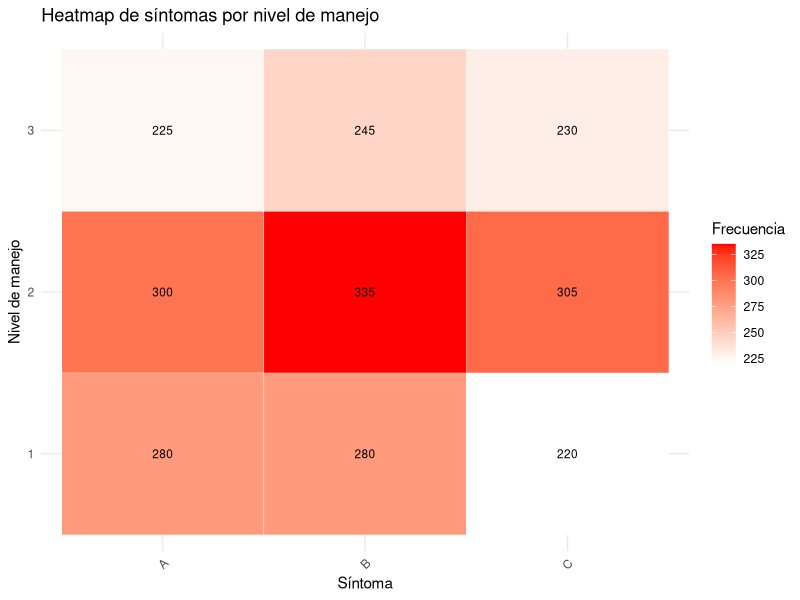
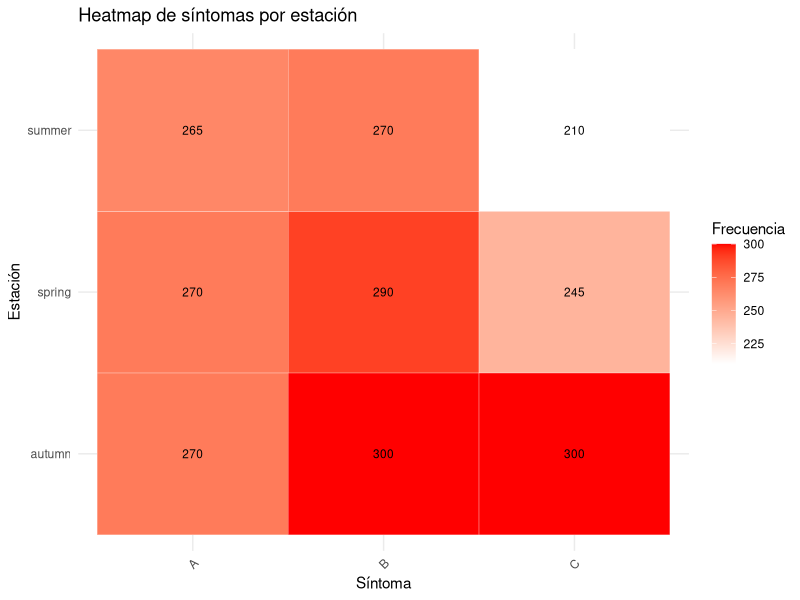
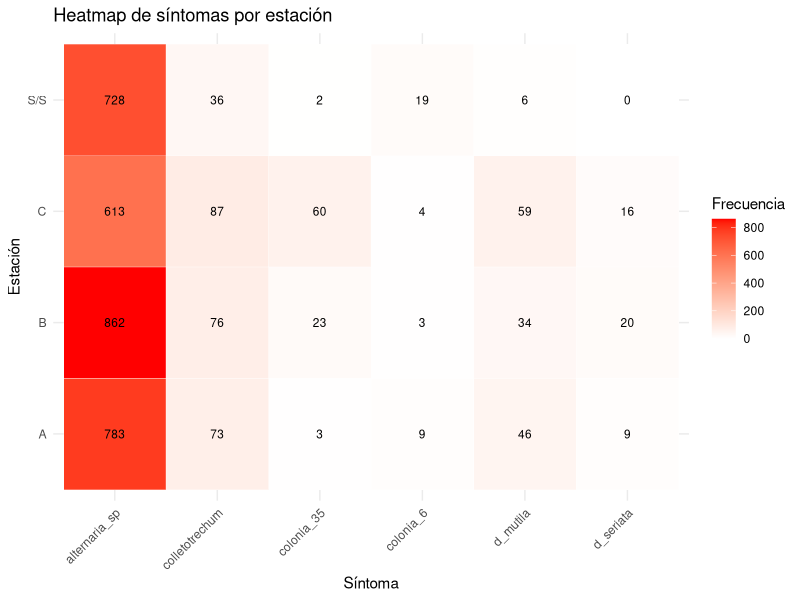

Write the R code that produced these figures, in order.
library(tidyverse)
library(FactoMineR)
library(gplots)
library(classInt)
library(emmeans)
library(multcompView)
library(multcomp)
library(reshape2)

#leer tabla original (hice algunas modificaciones agregando 0s)
tabla <- readxl::read_excel("tablas/relevamiento.xlsx")

######################################

freq_t5 <- tabla %>%
  filter(sintoma != "S/S") %>% 
  mutate(nivel_manejo = as.factor(nivel_manejo)) %>% 
  group_by(nivel_manejo, sintoma) %>%
  summarise(freq = sum(`Dardos recolectados por síntoma`))

# Convertís a tabla cruzada (matriz de contingencia)
dt_5 <- xtabs(freq ~ nivel_manejo + sintoma, data = freq_t5)

# Test chi²
test <- chisq.test(dt_5)
chi2_val <- round(test$statistic, 2)
p_valor <- round(test$p.value, digits = 4)
print(test)

# Convertir tabla cruzada a data frame largo
df_heat <- as.data.frame(as.table(dt_5))

# Graficar heatmap
jpeg("graf/heatmal_estacion.jpeg", width = 4000, height = 3000, res = 800)
ggplot(df_heat, aes(x = sintoma, y = nivel_manejo, fill = Freq)) +
  geom_tile(color = "white") +
  scale_fill_gradient(low = "white", high = "red") +
  geom_text(aes(label = Freq), color = "black", size = 3) +
  labs(
    title = "Heatmap de síntomas por nivel de manejo",
    x = "Síntoma",
    y = "Nivel de manejo",
    fill = "Frecuencia"
  ) +
  theme_minimal() +
  theme(axis.text.x = element_text(angle = 45, hjust = 1))
dev.off()

# Lista de síntomas únicos
sintomas <- unique(freq_t5$sintoma)

# Iterar sobre cada síntoma
for (s in sintomas) {
  cat("\n\n### Síntoma:", s, "###\n")
  
  # Filtrar datos para ese síntoma
  datos_s <- freq_t5 %>% filter(sintoma == s)
  
  if (n_distinct(datos_s$nivel_manejo) > 1) {
    # Crear tabla cruzada
    tabla_s <- xtabs(freq ~ nivel_manejo, data = datos_s)
    
    # Test chi-cuadrado
    test <- suppressWarnings(chisq.test(tabla_s))  # suppressWarnings para valores esperados < 5
    chi2_val <- round(test$statistic, 2)
    p_valor <- signif(test$p.value, 3)
    
    cat(paste("Chi² =", chi2_val, "| p =", p_valor, "\n"))
    
    # Modelo GLM
    modelo <- glm(freq ~ nivel_manejo, family = "poisson", data = datos_s)
    emm <- emmeans(modelo, ~ nivel_manejo)
    cld_result <- cld(emm, Letters = letters)
    
    print(cld_result)
  } else {
    cat("No hay suficientes estaciones para comparar.\n")
  }
}

######################################
freq_t6 <- tabla %>%
  filter(sintoma != "S/S") %>% 
  group_by(estacion, sintoma) %>%
  summarise(freq = sum(`Dardos recolectados por síntoma`))

# Convertís a tabla cruzada (matriz de contingencia)
dt_6 <- xtabs(freq ~ estacion + sintoma, data = freq_t6)

# Test chi²
test <- chisq.test(dt_6)
chi2_val <- round(test$statistic, 2)
p_valor <- round(test$p.value, digits = 4)
print(test)

# Convertir tabla cruzada a data frame largo
df_heat <- as.data.frame(as.table(dt_6))

# Graficar heatmap
jpeg("graf/heatmal_estacion.jpeg", width = 4000, height = 3000, res = 800)
ggplot(df_heat, aes(x = sintoma, y = estacion, fill = Freq)) +
  geom_tile(color = "white") +
  scale_fill_gradient(low = "white", high = "red") +
  geom_text(aes(label = Freq), color = "black", size = 3) +
  labs(
    title = "Heatmap de síntomas por estación",
    x = "Síntoma",
    y = "Estación",
    fill = "Frecuencia"
  ) +
  theme_minimal() +
  theme(axis.text.x = element_text(angle = 45, hjust = 1))
dev.off()

# Lista de síntomas únicos
sintomas <- unique(freq_t6$sintoma)

# Iterar sobre cada síntoma
for (s in sintomas) {
  cat("\n\n### Síntoma:", s, "###\n")
  
  # Filtrar datos para ese síntoma
  datos_s <- freq_t6 %>% filter(sintoma == s)
  
  if (n_distinct(datos_s$estacion) > 1) {
    # Crear tabla cruzada
    tabla_s <- xtabs(freq ~ estacion, data = datos_s)
    
    # Test chi-cuadrado
    test <- suppressWarnings(chisq.test(tabla_s))  # suppressWarnings para valores esperados < 5
    chi2_val <- round(test$statistic, 2)
    p_valor <- signif(test$p.value, 3)
    
    cat(paste("Chi² =", chi2_val, "| p =", p_valor, "\n"))
    
    # Modelo GLM
    modelo <- glm(freq ~ estacion, family = "poisson", data = datos_s)
    emm <- emmeans(modelo, ~ estacion)
    cld_result <- cld(emm, Letters = letters)
    
    print(cld_result)
  } else {
    cat("No hay suficientes estaciones para comparar.\n")
  }
}


#### tabla 2 ####
tabla

freq_t7 <- tabla %>%
  mutate(sintoma = as.factor(sintoma)) %>% 
  group_by(sintoma) %>%
  summarise_at(vars(alternaria_sp, colletotrechum, colonia_6, colonia_35, 
                    d_mutila, d_seriata), sum) %>% 
  pivot_longer(cols = 2:7, names_to = "sp", values_to = "freq")


# Convertís a tabla cruzada (matriz de contingencia)
dt_7 <- xtabs(freq ~ sintoma + sp, data = freq_t7)


# Convertir tabla cruzada a data frame largo
df_heat <- as.data.frame(as.table(dt_7))

# Graficar heatmap
jpeg("graf/heatmal_tabla_2.jpeg", width = 4000, height = 3000, res = 800)
ggplot(df_heat, aes(x = sp, y = sintoma, fill = Freq)) +
  geom_tile(color = "white") +
  scale_fill_gradient(low = "white", high = "red") +
  geom_text(aes(label = Freq), color = "black", size = 3) +
  labs(
    title = "Heatmap de síntomas por estación",
    x = "Síntoma",
    y = "Estación",
    fill = "Frecuencia"
  ) +
  theme_minimal() +
  theme(axis.text.x = element_text(angle = 45, hjust = 1))
dev.off()

# Lista de especies únicas
especies <- unique(freq_t7$sp)

# Iterar por especie
for (e in especies) {
  cat("\n\n### Especie:", e, "###\n")
  
  # Filtrar datos por especie
  datos_e <- freq_t7 %>% filter(sp == e)
  
  if (n_distinct(datos_e$sintoma) > 1) {
    # Tabla cruzada: frecuencia por síntoma
    tabla_e <- xtabs(freq ~ sintoma, data = datos_e)
    
    # Test chi-cuadrado
    test <- suppressWarnings(chisq.test(tabla_e))
    chi2_val <- round(test$statistic, 2)
    p_valor <- signif(test$p.value, 3)
    
    cat(paste("Chi² =", chi2_val, "| p =", p_valor, "\n"))
    
    # Modelo Poisson
    modelo <- glm(freq ~ sintoma, family = "poisson", data = datos_e)
    
    # Comparaciones post-hoc
    emm <- emmeans(modelo, ~ sintoma)
    cld_result <- cld(emm, Letters = letters, reversed = T)
    
    print(cld_result)
  } else {
    cat("No hay suficientes síntomas para comparar.\n")
  }
}

agregado <- tabla %>%
  filter(sintoma != "S/S") %>% 
  summarise_at(vars(alternaria_sp, colletotrechum, colonia_6, colonia_35, 
                    d_mutila, d_seriata), sum)

# Test chi²
test <- chisq.test(agregado)
chi2_val <- round(test$statistic, 2)
p_valor <- round(test$p.value, digits = 4)
print(test)


t(agregado)
